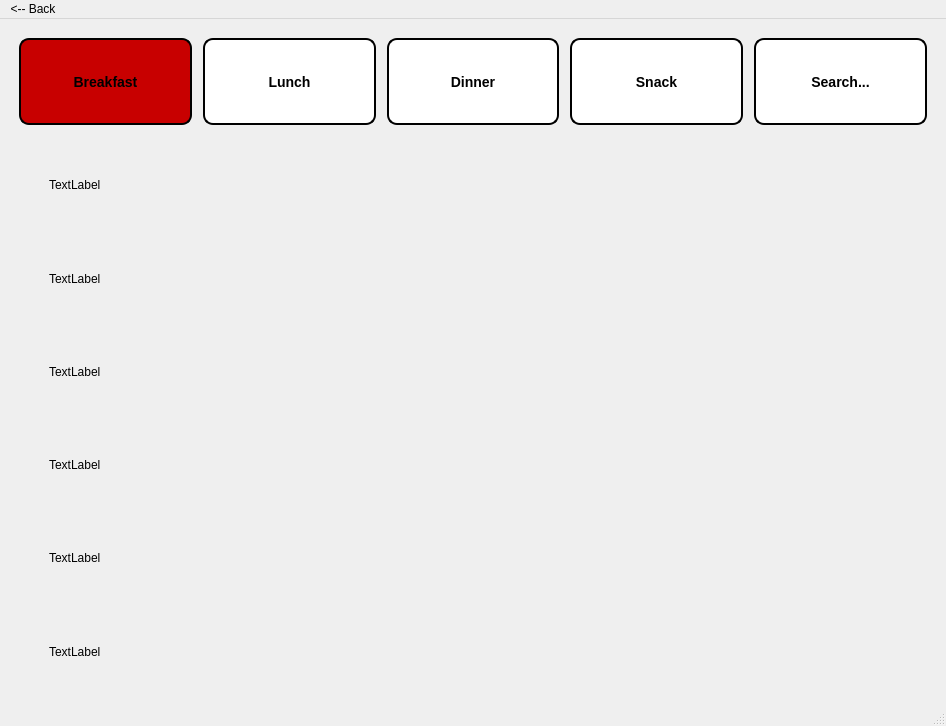
<?xml version="1.0" encoding="UTF-8"?>
<ui version="4.0">
 <class>MainWindow</class>
 <widget class="QMainWindow" name="MainWindow">
  <property name="geometry">
   <rect>
    <x>0</x>
    <y>0</y>
    <width>946</width>
    <height>726</height>
   </rect>
  </property>
  <property name="windowTitle">
   <string>Browse</string>
  </property>
  <property name="styleSheet">
   <string notr="true">background=rgb(230, 170, 255)</string>
  </property>
  <property name="tabShape">
   <enum>QTabWidget::Triangular</enum>
  </property>
  <widget class="QWidget" name="centralwidget">
   <layout class="QHBoxLayout" name="horizontalLayout">
    <item>
     <layout class="QVBoxLayout" name="verticalLayout">
      <item>
       <spacer name="verticalSpacer_2">
        <property name="orientation">
         <enum>Qt::Vertical</enum>
        </property>
        <property name="sizeType">
         <enum>QSizePolicy::Fixed</enum>
        </property>
        <property name="sizeHint" stdset="0">
         <size>
          <width>20</width>
          <height>10</height>
         </size>
        </property>
       </spacer>
      </item>
      <item>
       <layout class="QHBoxLayout" name="horizontalLayout_2">
        <item>
         <spacer name="horizontalSpacer_11">
          <property name="orientation">
           <enum>Qt::Horizontal</enum>
          </property>
          <property name="sizeType">
           <enum>QSizePolicy::Fixed</enum>
          </property>
          <property name="sizeHint" stdset="0">
           <size>
            <width>10</width>
            <height>20</height>
           </size>
          </property>
         </spacer>
        </item>
        <item>
         <widget class="QPushButton" name="breakfastButton">
          <property name="enabled">
           <bool>true</bool>
          </property>
          <property name="sizePolicy">
           <sizepolicy hsizetype="Preferred" vsizetype="Minimum">
            <horstretch>0</horstretch>
            <verstretch>0</verstretch>
           </sizepolicy>
          </property>
          <property name="styleSheet">
           <string notr="true">QPushButton {
     background-color: white;
    border-style: outset;
    border-width: 2px;
    border-radius: 10px;
    border-color: black;
    font: bold 14px;

}
QPushButton:pressed{
    background-color: rgb(50, 50, 50);
    border-style: inset;
}  
QPushButton:hover:!pressed{
   background-color: rgb(200, 200,200);
	border-style: inset;
}
QPushButton:checked{
    background-color: rgb(200, 0, 0);
    border-style: inset;
}  



</string>
          </property>
          <property name="text">
           <string>Breakfast</string>
          </property>
          <property name="checkable">
           <bool>true</bool>
          </property>
          <property name="checked">
           <bool>true</bool>
          </property>
          <property name="autoExclusive">
           <bool>true</bool>
          </property>
         </widget>
        </item>
        <item>
         <spacer name="horizontalSpacer_7">
          <property name="orientation">
           <enum>Qt::Horizontal</enum>
          </property>
          <property name="sizeType">
           <enum>QSizePolicy::Fixed</enum>
          </property>
          <property name="sizeHint" stdset="0">
           <size>
            <width>5</width>
            <height>5</height>
           </size>
          </property>
         </spacer>
        </item>
        <item>
         <widget class="QPushButton" name="lunchButton">
          <property name="sizePolicy">
           <sizepolicy hsizetype="Preferred" vsizetype="Minimum">
            <horstretch>0</horstretch>
            <verstretch>0</verstretch>
           </sizepolicy>
          </property>
          <property name="styleSheet">
           <string notr="true">QPushButton {
     background-color: white;
    border-style: outset;
    border-width: 2px;
    border-radius: 10px;
    border-color: black;
    font: bold 14px;

}
QPushButton:pressed{
    background-color: rgb(50, 50, 50);
    border-style: inset;
}  
QPushButton:hover:!pressed{
   background-color: rgb(200, 200,200);
	border-style: inset;
}
QPushButton:checked{
    background-color: rgb(200, 0, 0);
    border-style: inset;
}  



</string>
          </property>
          <property name="text">
           <string>Lunch</string>
          </property>
          <property name="checkable">
           <bool>true</bool>
          </property>
          <property name="autoExclusive">
           <bool>true</bool>
          </property>
         </widget>
        </item>
        <item>
         <spacer name="horizontalSpacer_8">
          <property name="orientation">
           <enum>Qt::Horizontal</enum>
          </property>
          <property name="sizeType">
           <enum>QSizePolicy::Fixed</enum>
          </property>
          <property name="sizeHint" stdset="0">
           <size>
            <width>5</width>
            <height>20</height>
           </size>
          </property>
         </spacer>
        </item>
        <item>
         <widget class="QPushButton" name="dinnerButton">
          <property name="sizePolicy">
           <sizepolicy hsizetype="Preferred" vsizetype="Minimum">
            <horstretch>0</horstretch>
            <verstretch>0</verstretch>
           </sizepolicy>
          </property>
          <property name="styleSheet">
           <string notr="true">QPushButton {
     background-color: white;
    border-style: outset;
    border-width: 2px;
    border-radius: 10px;
    border-color: black;
    font: bold 14px;

}
QPushButton:pressed{
    background-color: rgb(50, 50, 50);
    border-style: inset;
}  
QPushButton:hover:!pressed{
   background-color: rgb(200, 200,200);
	border-style: inset;
}
QPushButton:checked{
    background-color: rgb(200, 0, 0);
    border-style: inset;
}  



</string>
          </property>
          <property name="text">
           <string>Dinner</string>
          </property>
          <property name="checkable">
           <bool>true</bool>
          </property>
          <property name="autoExclusive">
           <bool>true</bool>
          </property>
         </widget>
        </item>
        <item>
         <spacer name="horizontalSpacer_9">
          <property name="orientation">
           <enum>Qt::Horizontal</enum>
          </property>
          <property name="sizeType">
           <enum>QSizePolicy::Fixed</enum>
          </property>
          <property name="sizeHint" stdset="0">
           <size>
            <width>5</width>
            <height>20</height>
           </size>
          </property>
         </spacer>
        </item>
        <item>
         <widget class="QPushButton" name="snackButton">
          <property name="sizePolicy">
           <sizepolicy hsizetype="Preferred" vsizetype="Minimum">
            <horstretch>0</horstretch>
            <verstretch>0</verstretch>
           </sizepolicy>
          </property>
          <property name="styleSheet">
           <string notr="true">QPushButton {
     background-color: white;
    border-style: outset;
    border-width: 2px;
    border-radius: 10px;
    border-color: black;
    font: bold 14px;

}
QPushButton:pressed{
    background-color: rgb(50, 50, 50);
    border-style: inset;
}  
QPushButton:hover:!pressed{
   background-color: rgb(200, 200,200);
	border-style: inset;
}
QPushButton:checked{
    background-color: rgb(200, 0, 0);
    border-style: inset;
}  



</string>
          </property>
          <property name="text">
           <string>Snack</string>
          </property>
          <property name="checkable">
           <bool>true</bool>
          </property>
          <property name="autoExclusive">
           <bool>true</bool>
          </property>
         </widget>
        </item>
        <item>
         <spacer name="horizontalSpacer_10">
          <property name="orientation">
           <enum>Qt::Horizontal</enum>
          </property>
          <property name="sizeType">
           <enum>QSizePolicy::Fixed</enum>
          </property>
          <property name="sizeHint" stdset="0">
           <size>
            <width>5</width>
            <height>20</height>
           </size>
          </property>
         </spacer>
        </item>
        <item>
         <widget class="QPushButton" name="searchButton">
          <property name="sizePolicy">
           <sizepolicy hsizetype="Minimum" vsizetype="Minimum">
            <horstretch>0</horstretch>
            <verstretch>0</verstretch>
           </sizepolicy>
          </property>
          <property name="styleSheet">
           <string notr="true">QPushButton {
     background-color: white;
    border-style: outset;
    border-width: 2px;
    border-radius: 10px;
    border-color: black;
    font: bold 14px;

}
QPushButton:pressed{
    background-color: rgb(50, 50, 50);
    border-style: inset;
}  
QPushButton:hover:!pressed{
   background-color: rgb(200, 200,200);
	border-style: inset;
}
QPushButton:checked{
    background-color: rgb(200, 0, 0);
    border-style: inset;
}  



</string>
          </property>
          <property name="text">
           <string>Search...</string>
          </property>
          <property name="checkable">
           <bool>true</bool>
          </property>
          <property name="autoExclusive">
           <bool>true</bool>
          </property>
         </widget>
        </item>
        <item>
         <spacer name="horizontalSpacer_12">
          <property name="orientation">
           <enum>Qt::Horizontal</enum>
          </property>
          <property name="sizeType">
           <enum>QSizePolicy::Fixed</enum>
          </property>
          <property name="sizeHint" stdset="0">
           <size>
            <width>10</width>
            <height>20</height>
           </size>
          </property>
         </spacer>
        </item>
       </layout>
      </item>
      <item>
       <spacer name="verticalSpacer">
        <property name="orientation">
         <enum>Qt::Vertical</enum>
        </property>
        <property name="sizeType">
         <enum>QSizePolicy::Minimum</enum>
        </property>
        <property name="sizeHint" stdset="0">
         <size>
          <width>20</width>
          <height>10</height>
         </size>
        </property>
       </spacer>
      </item>
      <item>
       <layout class="QHBoxLayout" name="horizontalLayout_8">
        <item>
         <spacer name="horizontalSpacer_6">
          <property name="orientation">
           <enum>Qt::Horizontal</enum>
          </property>
          <property name="sizeType">
           <enum>QSizePolicy::Maximum</enum>
          </property>
          <property name="sizeHint" stdset="0">
           <size>
            <width>40</width>
            <height>20</height>
           </size>
          </property>
         </spacer>
        </item>
        <item>
         <widget class="QLabel" name="rLabel1">
          <property name="styleSheet">
           <string notr="true">font: 14pt &quot;Rockwell&quot;;</string>
          </property>
          <property name="text">
           <string>TextLabel</string>
          </property>
         </widget>
        </item>
       </layout>
      </item>
      <item>
       <layout class="QHBoxLayout" name="horizontalLayout_7">
        <item>
         <spacer name="horizontalSpacer_2">
          <property name="orientation">
           <enum>Qt::Horizontal</enum>
          </property>
          <property name="sizeType">
           <enum>QSizePolicy::Maximum</enum>
          </property>
          <property name="sizeHint" stdset="0">
           <size>
            <width>40</width>
            <height>20</height>
           </size>
          </property>
         </spacer>
        </item>
        <item>
         <widget class="QLabel" name="rLabel2">
          <property name="styleSheet">
           <string notr="true">font: 14pt &quot;Rockwell&quot;;</string>
          </property>
          <property name="text">
           <string>TextLabel</string>
          </property>
         </widget>
        </item>
       </layout>
      </item>
      <item>
       <layout class="QHBoxLayout" name="horizontalLayout_6">
        <item>
         <spacer name="horizontalSpacer_3">
          <property name="orientation">
           <enum>Qt::Horizontal</enum>
          </property>
          <property name="sizeType">
           <enum>QSizePolicy::Maximum</enum>
          </property>
          <property name="sizeHint" stdset="0">
           <size>
            <width>40</width>
            <height>20</height>
           </size>
          </property>
         </spacer>
        </item>
        <item>
         <widget class="QLabel" name="rLabel3">
          <property name="styleSheet">
           <string notr="true">font: 14pt &quot;Rockwell&quot;;</string>
          </property>
          <property name="text">
           <string>TextLabel</string>
          </property>
         </widget>
        </item>
       </layout>
      </item>
      <item>
       <layout class="QHBoxLayout" name="horizontalLayout_5">
        <item>
         <spacer name="horizontalSpacer_4">
          <property name="orientation">
           <enum>Qt::Horizontal</enum>
          </property>
          <property name="sizeType">
           <enum>QSizePolicy::Maximum</enum>
          </property>
          <property name="sizeHint" stdset="0">
           <size>
            <width>40</width>
            <height>20</height>
           </size>
          </property>
         </spacer>
        </item>
        <item>
         <widget class="QLabel" name="rLabel4">
          <property name="styleSheet">
           <string notr="true">font: 14pt &quot;Rockwell&quot;;</string>
          </property>
          <property name="text">
           <string>TextLabel</string>
          </property>
         </widget>
        </item>
       </layout>
      </item>
      <item>
       <layout class="QHBoxLayout" name="horizontalLayout_4">
        <item>
         <spacer name="horizontalSpacer_5">
          <property name="orientation">
           <enum>Qt::Horizontal</enum>
          </property>
          <property name="sizeType">
           <enum>QSizePolicy::Maximum</enum>
          </property>
          <property name="sizeHint" stdset="0">
           <size>
            <width>40</width>
            <height>20</height>
           </size>
          </property>
         </spacer>
        </item>
        <item>
         <widget class="QLabel" name="rLabel5">
          <property name="styleSheet">
           <string notr="true">font: 14pt &quot;Rockwell&quot;;</string>
          </property>
          <property name="text">
           <string>TextLabel</string>
          </property>
         </widget>
        </item>
       </layout>
      </item>
      <item>
       <layout class="QHBoxLayout" name="horizontalLayout_3">
        <item>
         <spacer name="horizontalSpacer">
          <property name="orientation">
           <enum>Qt::Horizontal</enum>
          </property>
          <property name="sizeType">
           <enum>QSizePolicy::Maximum</enum>
          </property>
          <property name="sizeHint" stdset="0">
           <size>
            <width>40</width>
            <height>20</height>
           </size>
          </property>
         </spacer>
        </item>
        <item>
         <widget class="QLabel" name="rLabel6">
          <property name="styleSheet">
           <string notr="true">font: 14pt &quot;Rockwell&quot;;</string>
          </property>
          <property name="text">
           <string>TextLabel</string>
          </property>
          <property name="alignment">
           <set>Qt::AlignLeading|Qt::AlignLeft|Qt::AlignVCenter</set>
          </property>
         </widget>
        </item>
       </layout>
      </item>
     </layout>
    </item>
   </layout>
  </widget>
  <widget class="QMenuBar" name="menubar">
   <property name="geometry">
    <rect>
     <x>0</x>
     <y>0</y>
     <width>946</width>
     <height>26</height>
    </rect>
   </property>
   <widget class="QMenu" name="menuBack">
    <property name="title">
     <string>&lt;-- Back</string>
    </property>
   </widget>
   <addaction name="menuBack"/>
  </widget>
  <widget class="QStatusBar" name="statusbar"/>
 </widget>
 <resources/>
 <connections/>
</ui>
